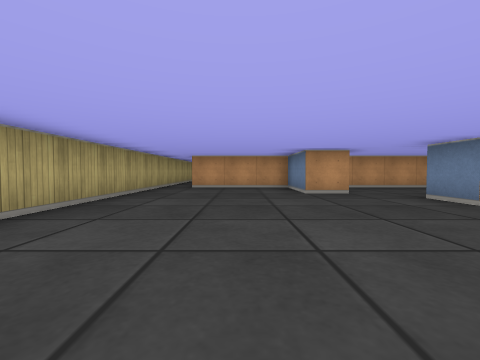
[1] (above)

16 first-person views from a walk through a cub3D level. The camera is about half as high as the walls, tilts 2° down and sees 90° across. The floor is counted in squares. Each view is taken from the middle of a square. On the plan, view 1 faces up. The plan holds only what a view shows up to about 9 squares ahead; the rest is blank.

[2]
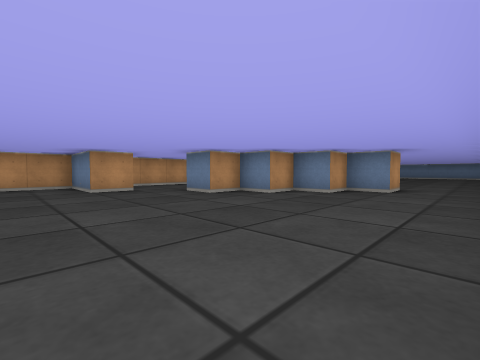

[3]
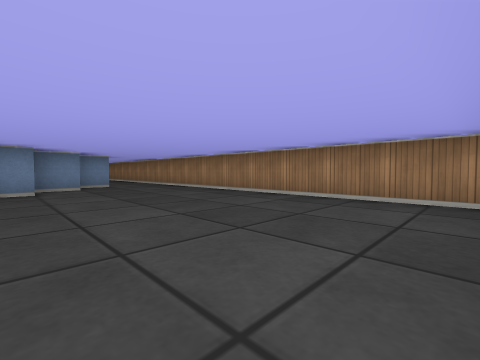

[4]
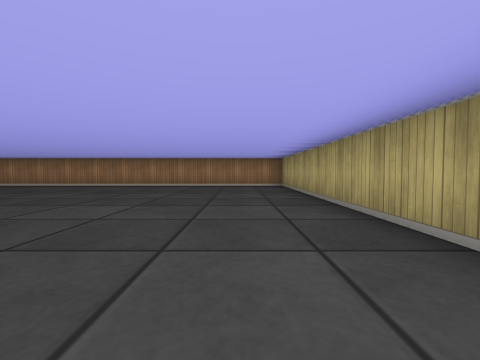

[5]
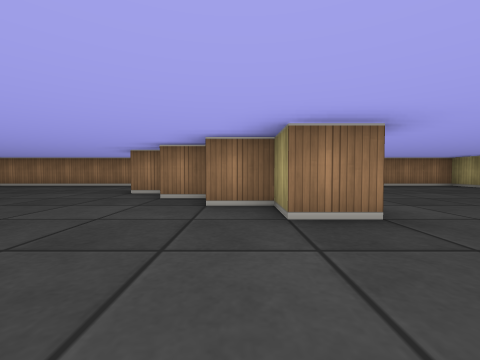

[6]
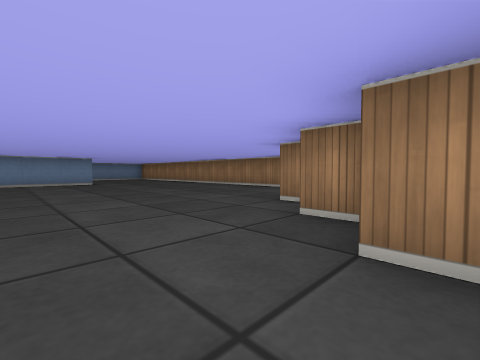

[7]
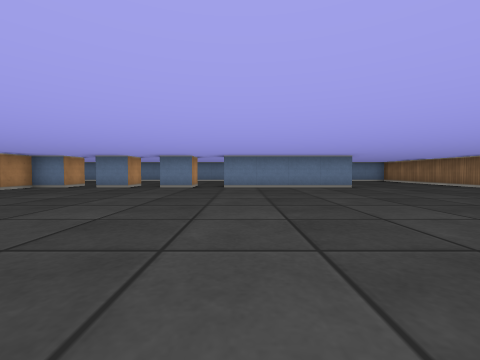

[8]
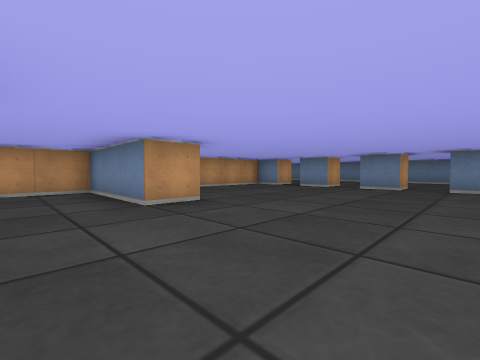

[9]
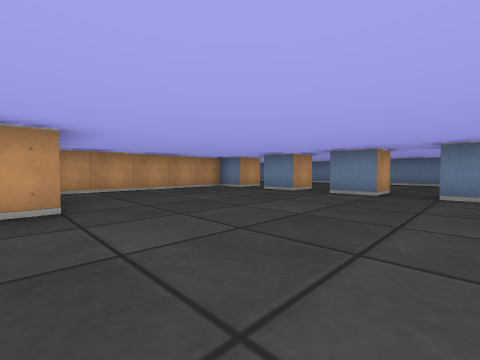

[10]
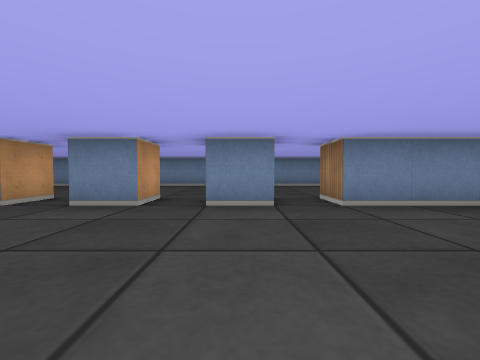

[11]
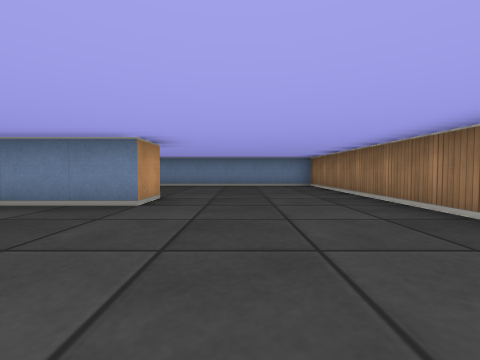

[12]
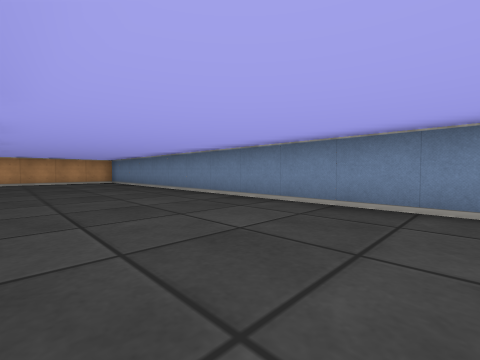

[13]
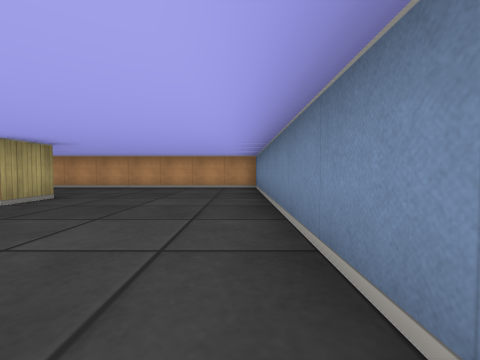

[14]
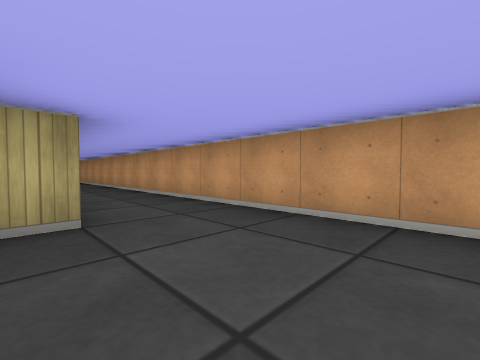

[15]
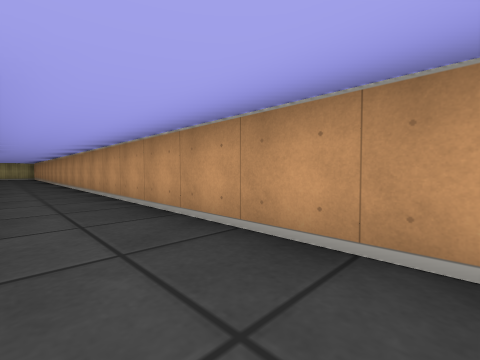

[16]
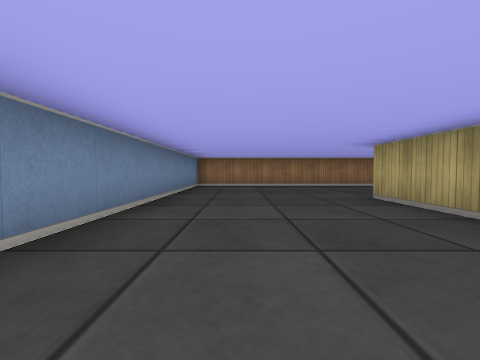

### Floor plan
Key: @ floor where view 1 was taken; # wall or solid block; . floor.
Columns run from 3 left of view 1 to 21 right of it. Each row starts with its distance up from view 1.
 16          ################
 15         ................#
 14         ................#
 13            #########....#
 12            ..#.....#....#
 11            ..#..........#
 10            ..#.....#....#
  9 #.         .............#
  8 #.######## ........#....#
  7 #....#...  .............#
  6 #....#.... ........#....#
  5 #..................#....#
  4 #......##..........#....#
  3 #.......##.........#....#
  2 #........##.............#
  1 #.........#.............#
  0 #..@....................#
 -1 #.......................#
 -2 #########################

Positions as (right, up) in squares from view 1, and headings:
1: (0, 0), facing up
2: (0, -1), facing up-right
3: (-2, 3), facing down-right
4: (-1, 7), facing down
5: (5, 7), facing down
6: (5, 5), facing down-right
7: (8, 6), facing right
8: (8, 6), facing up-right
9: (10, 6), facing up-right
10: (12, 8), facing right
11: (12, 1), facing right
12: (17, 4), facing up-right
13: (20, 8), facing up
14: (18, 13), facing up-left
15: (17, 14), facing up-left
16: (19, 7), facing down
